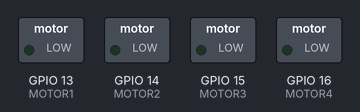
Bench run of a sketch on a simulated ESP32. On the bench: switched loads named in the sketch (green lamp = pin HIGH). What the sketch prints to the serial monitor is not drawn.

Above: at 0.05 s.
At 1.05 s:
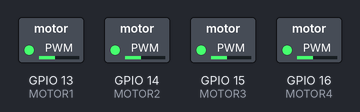
At 1.7 s:
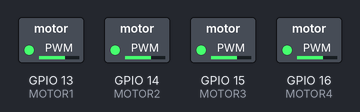
At 3.35 s:
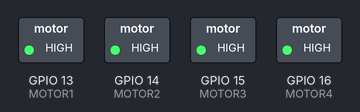
At 6.7 s:
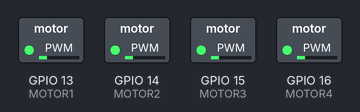
Timing chart, 0 to 12.0 s (numbered marks = the images above):
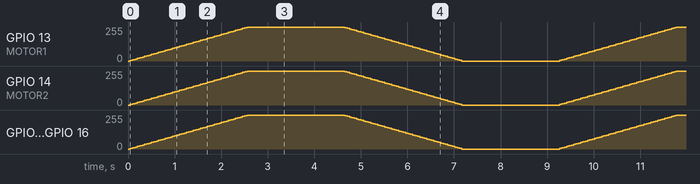

The sketch:

L293D_Checker.ino
```cpp
#define MOTOR1 13
#define MOTOR2 14
#define MOTOR3 15
#define MOTOR4 16

int maxSpeed = 255;  // 最大速度 (PWM値)
int minSpeed = 0;    // 最小速度 (PWM値)
int step = 5;        // 加速・減速のステップ
int delayTime = 50;  // ステップ間の遅延 (ミリ秒)

void setup() {
  Serial.begin(115200);

  // PWMの設定
  ledcAttach(MOTOR1, 5000, 8); // MOTOR1: 周波数5000Hz, 解像度8ビット
  ledcAttach(MOTOR2, 5000, 8); // MOTOR2
  ledcAttach(MOTOR3, 5000, 8); // MOTOR3
  ledcAttach(MOTOR4, 5000, 8); // MOTOR4

  // 初期化
  ledcWrite(MOTOR1, 0);
  ledcWrite(MOTOR2, 0);
  ledcWrite(MOTOR3, 0);
  ledcWrite(MOTOR4, 0);
}

void loop() {
  // すべてのモーターを加速
  Serial.println("すべてのモーターを加速");
  accelerateAll();

  // 最大速度で動作
  delay(2000);

  // すべてのモーターを減速
  Serial.println("すべてのモーターを減速");
  decelerateAll();

  // 停止
  delay(2000);
}

void accelerateAll() {
  for (int speed = minSpeed; speed <= maxSpeed; speed += step) {
    setMotorSpeed(speed);
    delay(delayTime);
  }
}

void decelerateAll() {
  for (int speed = maxSpeed; speed >= minSpeed; speed -= step) {
    setMotorSpeed(speed);
    delay(delayTime);
  }
}

void setMotorSpeed(int speed) {
  ledcWrite(MOTOR1, speed); // MOTOR1の速度を設定
  ledcWrite(MOTOR2, speed); // MOTOR2
  ledcWrite(MOTOR3, speed); // MOTOR3
  ledcWrite(MOTOR4, speed); // MOTOR4
  Serial.print("現在の速度: ");
  Serial.println(speed);
}
```
